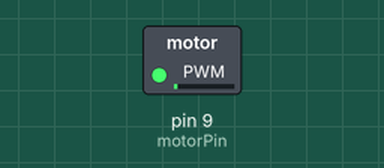
A sketch run on a simulated Arduino Uno, built with avr-gcc and run on an emulated ATmega328P. Parts: switched loads named in the sketch (green lamp = pin HIGH).

Above: at 0.05 s.
At 1.15 s:
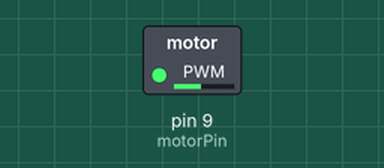
At 2.3 s:
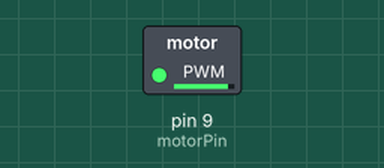
At 4.6 s:
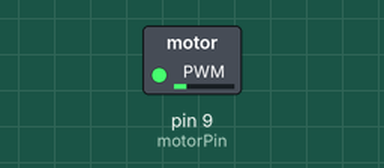
Timing chart, 0 to 8.0 s (numbered marks = the images above):
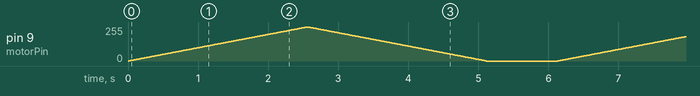

The sketch:

Vibration_Motor.ino
```cpp
// Project 41: Vibration Motor
// Pulses a small vibration motor.

int motorPin = 9; // Must be a PWM pin

void setup() {
  pinMode(motorPin, OUTPUT);
}

void loop() {
  // Vibrate with increasing intensity
  for (int i = 0; i <= 255; i++) {
    analogWrite(motorPin, i);
    delay(10);
  }

  // Vibrate with decreasing intensity
  for (int i = 255; i >= 0; i--) {
    analogWrite(motorPin, i);
    delay(10);
  }

  delay(1000);
}
```
